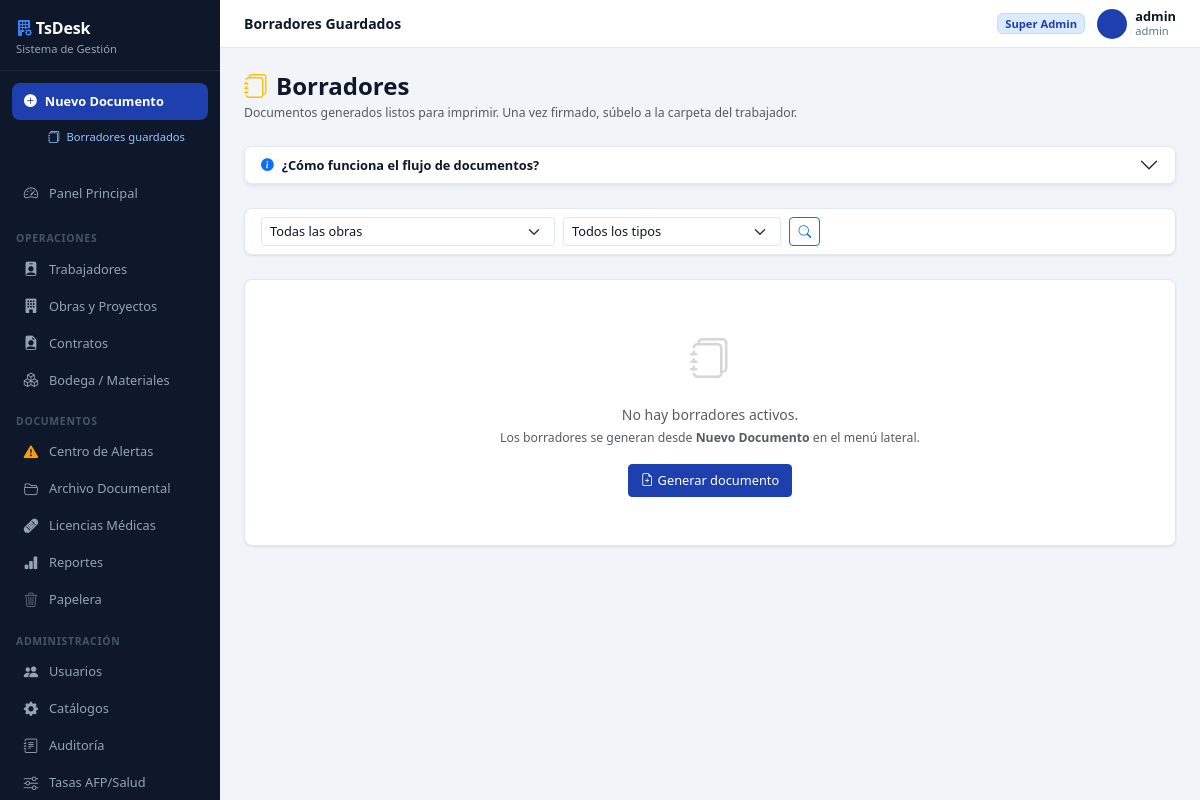
Page /documentos-empresa/borradores/ (signed in) on the earlier database version.
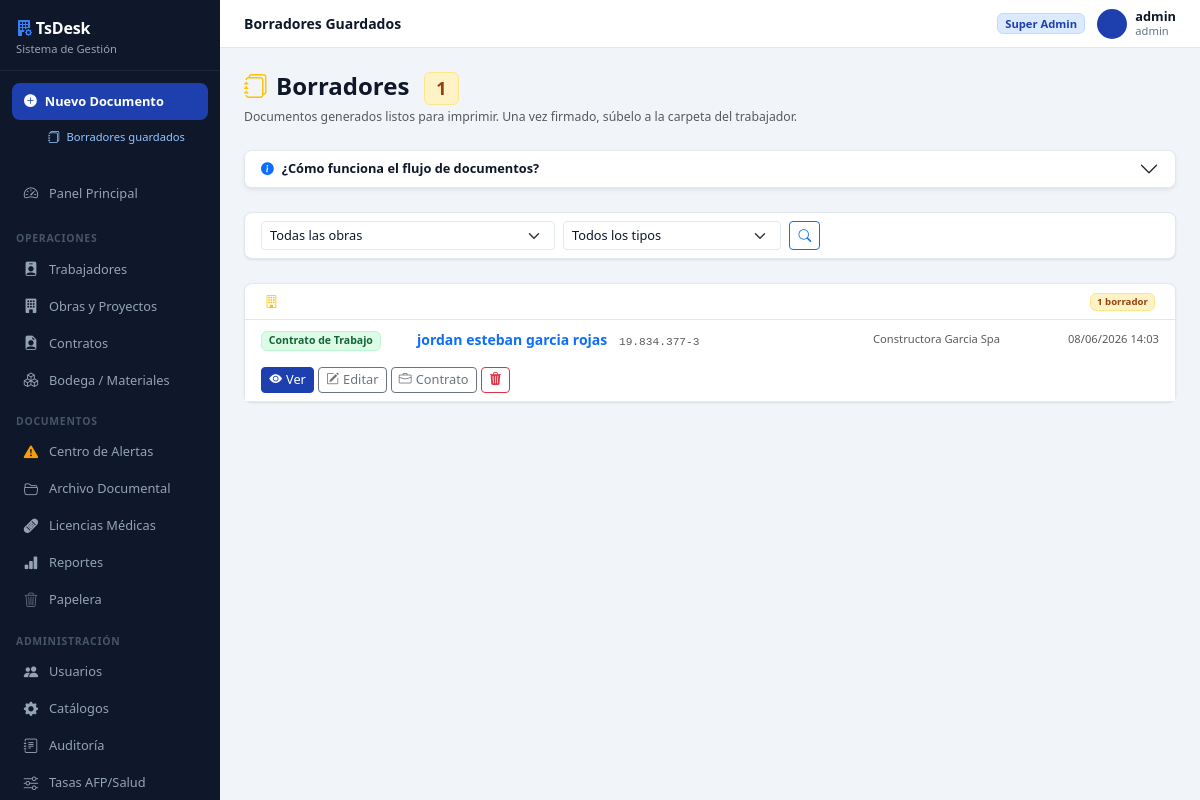
Same page on the later database version.
### core/models.py (models this page shows, shortened)
class DocumentoGenerado(models.Model):
    TIPO_CHOICES = [
        ('contrato_trabajo', 'Contrato de Trabajo'),
        ('anexo_contrato', 'Anexo Contrato de Trabajo'),
        ('finiquito', 'Finiquito de Trabajo'),
        ('pacto_horas_extras', 'Pacto Horas Extraordinarias'),
        ('acta_epp', 'Acta Entrega EPP'),
        ('acta_reglamento', 'Acta Entrega Reglamento Interno'),
        ('acta_reactivacion', 'Acta de Reactivación Post-Licencia'),
    ]
    tipo = models.CharField(max_length=30, choices=TIPO_CHOICES)
    empresa = models.ForeignKey(ConfigEmpresa, on_delete=models.PROTECT, related_name='documentos_generados')
    trabajador = models.ForeignKey(Trabajador, on_delete=models.PROTECT, related_name='documentos_generados', to_field='rut')
    obra = models.ForeignKey(Obra, on_delete=models.PROTECT, related_name='documentos_generados', null=True, blank=True)
    contrato = models.ForeignKey('Contrato', on_delete=models.PROTECT, related_name='documentos_generados', null=True, blank=True)
    datos = models.JSONField(default=dict)
    motivo_baja = models.TextField(
        blank=True, default='',
        help_text='Motivo por el cual se reemplazó o anuló este documento (trazabilidad de auditoría).'
    )
    creado_el = models.DateTimeField(default=timezone.now)
    usuario = models.CharField(max_length=150)
    activo = models.BooleanField(default=True)
    class Meta:
        verbose_name = 'Documento Generado'
        verbose_name_plural = 'Documentos Generados'
        ordering = ['-creado_el']

class Trabajador(models.Model):
    TIPO_IDENTIFICACION_CHOICES = [
        ('RUT',       'RUT Chileno'),
        ('PASAPORTE', 'Pasaporte'),
        ('DNI',       'DNI / Cédula Extranjera'),
    ]
    ESTADO_CIVIL_CHOICES = [
        ('', '---------'),
        ('Soltero/a', 'Soltero/a'),
        ('Casado/a', 'Casado/a'),
        ('Conviviente Civil', 'Conviviente Civil'),
        ('Divorciado/a', 'Divorciado/a'),
        ('Viudo/a', 'Viudo/a'),
    ]
    rut = models.CharField(max_length=20, primary_key=True)
    tipo_identificacion = models.CharField(max_length=10, choices=TIPO_IDENTIFICACION_CHOICES, default='RUT')
    nombres = models.CharField(max_length=100)
    apellidos = models.CharField(max_length=100)
    telefono = models.CharField(max_length=20, blank=True)
    correo = models.EmailField(max_length=100, blank=True)
    direccion = models.TextField(blank=True)
    ciudad = models.CharField(max_length=100, blank=True)
    fecha_nacimiento = models.DateField(null=True, blank=True)
    estado_civil = models.CharField(max_length=20, choices=ESTADO_CIVIL_CHOICES, blank=True, default='')
    nacionalidad = models.CharField(max_length=50, blank=True, default='Chilena')
    procedencia = models.CharField(max_length=100, blank=True)
    prevision = models.CharField(max_length=100, blank=True, help_text='AFP o INP')
    salud = models.CharField(max_length=100, blank=True, help_text='FONASA o Isapre')
    foto = models.ImageField(upload_to='fotos_trabajadores/', null=True, blank=True)
    en_lista_negra = models.BooleanField(default=False)
    observaciones = models.TextField(blank=True)
    creado_el = models.DateTimeField(default=timezone.now)
    activo = models.BooleanField(default=True)
    class Meta:
        verbose_name = 'Trabajador'
        verbose_name_plural = 'Trabajadores'
        ordering = ['apellidos', 'nombres']
    @property
    def nombre_completo(self):
        return f"{self.nombres} {self.apellidos}"

class ConfigEmpresa(models.Model):
    nombre = models.CharField(max_length=200)
    rut_empresa = models.CharField(max_length=20)
    giro = models.CharField(max_length=100, blank=True, default='Constructora')
    direccion = models.CharField(max_length=200)
    ciudad = models.CharField(max_length=100)
    correo_electronico = models.EmailField(max_length=150, blank=True)
    nombre_representante = models.CharField(max_length=150)
    rut_representante = models.CharField(max_length=20)
    cargo_representante = models.CharField(max_length=100, blank=True, default='Representante Legal')
    activo = models.BooleanField(default=True)
    creado_el = models.DateTimeField(default=timezone.now)
    class Meta:
        verbose_name = 'Empresa'
        verbose_name_plural = 'Empresas'
        ordering = ['nombre']

### core/views/documentos_generados.py (the view)
# urls.py: path('documentos-empresa/borradores/', views.doc_generado_borradores, name='doc_generado_borradores'),
@login_required
def doc_generado_borradores(request):
    tipo_f = request.GET.get('tipo', '')
    obra_f = request.GET.get('obra_id', '')
    from django.db.models import Max
    for tipo_val, _ in DocumentoGenerado.TIPO_CHOICES:
        grupos = (
            DocumentoGenerado.objects
            .filter(activo=True, tipo=tipo_val, contrato__isnull=False)
            .values('contrato_id')
            .annotate(max_id=Max('id'))
        )
        for g in grupos:
            DocumentoGenerado.objects.filter(
                tipo=tipo_val, contrato_id=g['contrato_id'], activo=True
            ).exclude(pk=g['max_id']).update(activo=False)
    qs = (
        DocumentoGenerado.objects
        .filter(activo=True)
        .select_related('trabajador', 'obra', 'contrato', 'contrato__obra', 'empresa')
        .order_by('contrato__obra__nombre', 'obra__nombre', 'trabajador__apellidos', '-creado_el')
    )
    if tipo_f:
        qs = qs.filter(tipo=tipo_f)
    if obra_f:
        from django.db.models import Q
        qs = qs.filter(Q(obra_id=obra_f) | Q(contrato__obra_id=obra_f))
    obras = Obra.objects.filter(activo=True).order_by('nombre')
    grupos = {}
    for doc in qs:
        obra_nombre = (
            doc.contrato.obra.nombre if doc.contrato and doc.contrato.obra
            else doc.obra.nombre if doc.obra
            else 'Sin obra asignada'
        )
        if obra_nombre not in grupos:
            grupos[obra_nombre] = []
        grupos[obra_nombre].append(doc)
    return render(request, 'documentos_generados/borradores.html', {
        'grupos': grupos,
        'tipo_choices': DocumentoGenerado.TIPO_CHOICES,
        'tipo_f': tipo_f,
        'obra_f': obra_f,
        'obras': obras,
        'total': sum(len(v) for v in grupos.values()),
    })

### templates/documentos_generados/borradores.html (shortened to what the changed rows need)
{% extends 'base.html' %}
{% block content %}
<div class="d-flex justify-content-between align-items-center mb-4">
  <div>
    <h4 class="fw-bold mb-0">
      <i class="bi bi-journals text-warning me-2"></i>Borradores
      {% if total %}<span class="badge badge-proximo ms-2">{{ total }}</span>{% endif %}
    </h4>
  </div>
</div>
<div class="accordion mb-4" id="accordionGuia">
  <div class="accordion-item border-0 shadow-sm">
    <h2 class="accordion-header">
      <button class="accordion-button collapsed py-2" type="button" data-bs-toggle="collapse" data-bs-target="#guiaFlujo">
        <i class="bi bi-info-circle-fill text-primary me-2"></i>
        <span style="font-size:var(--text-sm)">¿Cómo funciona el flujo de documentos?</span>
      </button>
    </h2>
  </div>
</div>
{% if not grupos %}
<div class="card border-0 shadow-sm">
  <div class="card-body text-center py-5 text-muted">
    <i class="bi bi-journals fs-1 d-block mb-3 opacity-25"></i>
    <p class="mb-1">No hay borradores activos{% if tipo_f or obra_f %} con esos filtros{% endif %}.</p>
    <p class="text-muted small mb-3">Los borradores se generan desde <strong>Nuevo Documento</strong> en el menú lateral.</p>
    <a href="{% url 'doc_generado_create' %}" class="btn btn-primary">
      <i class="bi bi-file-earmark-plus me-1"></i>Generar documento
    </a>
  </div>
</div>
{% else %}
{% for obra_nombre, docs in grupos.items %}
<div class="card border-0 shadow-sm mb-3">
  <div class="card-header d-flex justify-content-between align-items-center py-2" style="background:#0f2543;color:#fff">
    <div class="fw-semibold"><i class="bi bi-building me-2 text-warning"></i>{{ obra_nombre }}</div>
    <span class="badge badge-proximo">{{ docs|length }} borrador{% if docs|length != 1 %}es{% endif %}</span>
  </div>
  <div class="card-body p-0">
    <div class="list-group list-group-flush">
      {% for doc in docs %}
      <div class="list-group-item px-3 py-2 d-flex align-items-center gap-3 flex-wrap">
        <div style="min-width:140px">
          {% if doc.tipo == 'contrato_trabajo' %}<span class="badge badge-vigente">Contrato de Trabajo</span>
          {% elif doc.tipo == 'anexo_contrato' %}<span class="badge badge-pendiente">Anexo</span>
          {% elif doc.tipo == 'finiquito' %}<span class="badge badge-vencido">Finiquito</span>
          {% elif doc.tipo == 'pacto_horas_extras' %}<span class="badge badge-proximo">Horas Extras</span>
          {% elif doc.tipo == 'acta_epp' %}<span class="badge badge-vigente">Acta EPP</span>
          {% elif doc.tipo == 'acta_reglamento' %}<span class="badge badge-archivada">Reglamento</span>
          {% else %}<span class="badge badge-archivada">{{ doc.get_tipo_display }}</span>{% endif %}
        </div>
        <div class="flex-grow-1">
          {% if doc.trabajador %}
            <a href="{% url 'trabajador_detail' doc.trabajador.rut %}" class="fw-semibold text-decoration-none">{{ doc.trabajador.nombre_completo }}</a>
            <code class="text-muted ms-2" style="font-size:var(--text-xs)">{{ doc.trabajador.rut }}</code>
          {% else %}<span class="text-muted">Sin trabajador</span>{% endif %}
        </div>
        <div class="text-muted d-none d-lg-block" style="min-width:160px;font-size:var(--text-xs)">
          {{ doc.empresa.nombre|default:"—" }}
        </div>
        <div class="text-muted text-end" style="min-width:110px;font-size:var(--text-xs)">
          {{ doc.creado_el|date:"d/m/Y H:i" }}
        </div>
        <div class="action-group">
          <button type="button" class="btn btn-table btn-primary"
                  onclick="previewDoc('{% url 'doc_generado_preview' doc.pk %}?next=/documentos-empresa/borradores/', '{{ doc.trabajador.nombre_completo|default:"Borrador" }}', 'html')"
                  title="Ver e imprimir borrador">
            <i class="bi bi-eye-fill me-1"></i>Ver
          </button>
          <a href="{% url 'doc_generado_edit' doc.pk %}?next=/documentos-empresa/borradores/"
             class="btn btn-table btn-outline-secondary" title="Editar datos del documento">
            <i class="bi bi-pencil-square me-1"></i><span class="d-none d-xl-inline">Editar</span>
          </a>
          {% if doc.contrato %}
          <a href="{% url 'contrato_edit' doc.contrato.pk %}?next=/documentos-empresa/borradores/"
             class="btn btn-table btn-outline-secondary" title="Editar datos del contrato">
            <i class="bi bi-briefcase me-1"></i><span class="d-none d-xl-inline">Contrato</span>
          </a>
          {% endif %}
          <form method="post" action="{% url 'doc_generado_delete' doc.pk %}"
                data-confirm="¿Eliminar borrador de {{ doc.trabajador.nombre_completo|default:'este trabajador' }}? Esto no elimina el documento físico."
                style="display:inline">
            <button type="submit" class="btn btn-table btn-outline-danger" title="Eliminar borrador">
              <i class="bi bi-trash3-fill"></i>
            </button>
          </form>
        </div>
      </div>
      {% endfor %}
    </div>
  </div>
</div>
{% endfor %}
{% endif %}
{% endblock %}

Differences in the rows shown:
added DocumentoGenerado: docs "1", tipo "Contrato de Trabajo", trabajador.nombre_completo "jordan esteban garcia rojas", trabajador.rut "19.834.377-3", empresa.nombre "Constructora Garcia Spa", creado_el "08/06/2026 14:03"
Other differences:
{{ total }}: (not shown) → "1"
text no longer shown: "No hay borradores activos . Los borradores se generan desde Nuevo Documento en el menú lateral. Generar documento"
